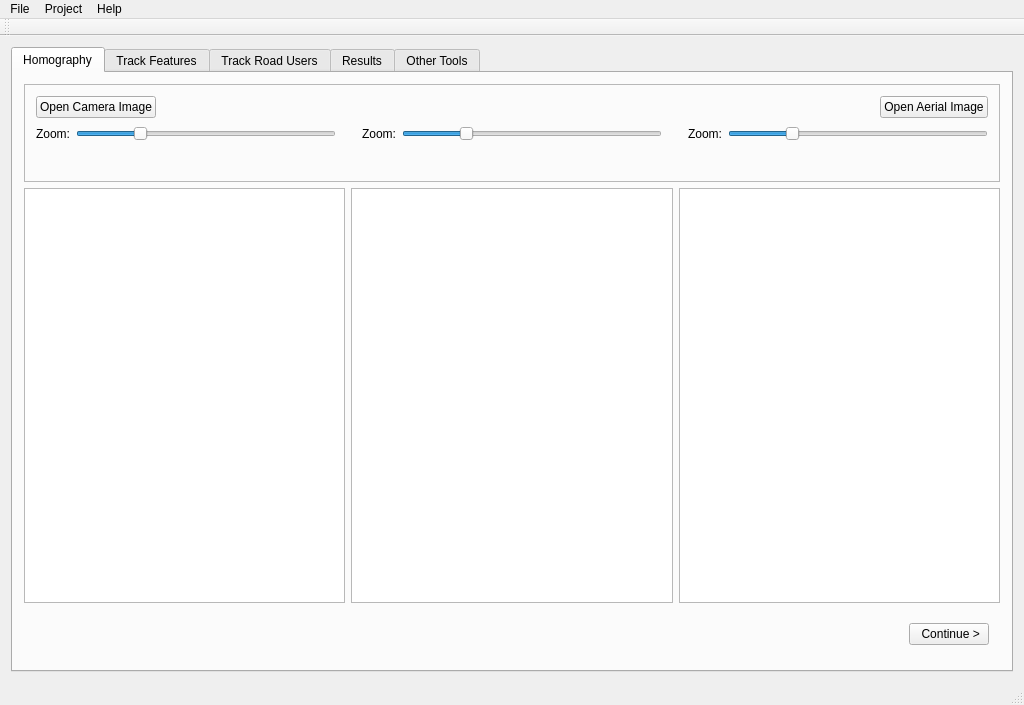
<?xml version="1.0" encoding="UTF-8"?>
<ui version="4.0">
 <class>TransportationSafety</class>
 <widget class="QMainWindow" name="TransportationSafety">
  <property name="geometry">
   <rect>
    <x>0</x>
    <y>0</y>
    <width>1024</width>
    <height>705</height>
   </rect>
  </property>
  <property name="windowTitle">
   <string>Transportation Safety</string>
  </property>
  <widget class="QWidget" name="centralWidget">
   <layout class="QVBoxLayout" name="verticalLayout_2">
    <item>
     <widget class="QTabWidget" name="main_tab_widget">
      <property name="acceptDrops">
       <bool>false</bool>
      </property>
      <property name="autoFillBackground">
       <bool>false</bool>
      </property>
      <property name="tabShape">
       <enum>QTabWidget::Rounded</enum>
      </property>
      <property name="currentIndex">
       <number>0</number>
      </property>
      <property name="elideMode">
       <enum>Qt::ElideNone</enum>
      </property>
      <property name="tabsClosable">
       <bool>false</bool>
      </property>
      <widget class="QWidget" name="tab_homography">
       <attribute name="title">
        <string>Homography</string>
       </attribute>
       <layout class="QVBoxLayout" name="verticalLayout">
        <item>
         <widget class="QFrame" name="control_box">
          <property name="minimumSize">
           <size>
            <width>0</width>
            <height>40</height>
           </size>
          </property>
          <property name="frameShape">
           <enum>QFrame::StyledPanel</enum>
          </property>
          <property name="frameShadow">
           <enum>QFrame::Raised</enum>
          </property>
          <layout class="QVBoxLayout" name="verticalLayout_4">
           <item>
            <layout class="QHBoxLayout" name="open_buttons">
             <item>
              <widget class="QPushButton" name="homography_button_open_camera_image">
               <property name="text">
                <string>Open Camera Image</string>
               </property>
              </widget>
             </item>
             <item>
              <spacer name="homography_open_buttons_hspacer">
               <property name="orientation">
                <enum>Qt::Horizontal</enum>
               </property>
               <property name="sizeHint" stdset="0">
                <size>
                 <width>40</width>
                 <height>20</height>
                </size>
               </property>
              </spacer>
             </item>
             <item>
              <widget class="QPushButton" name="homography_button_open_aerial_image">
               <property name="text">
                <string>Open Aerial Image</string>
               </property>
              </widget>
             </item>
            </layout>
           </item>
           <item>
            <layout class="QHBoxLayout" name="zoom_sliders">
             <item>
              <widget class="QLabel" name="homography_label_zoom_camera_image">
               <property name="text">
                <string>Zoom:</string>
               </property>
              </widget>
             </item>
             <item>
              <widget class="ZoomSlider" name="homography_hslider_zoom_camera_image">
               <property name="minimum">
                <number>10</number>
               </property>
               <property name="maximum">
                <number>400</number>
               </property>
               <property name="pageStep">
                <number>25</number>
               </property>
               <property name="value">
                <number>100</number>
               </property>
               <property name="orientation">
                <enum>Qt::Horizontal</enum>
               </property>
               <property name="tickPosition">
                <enum>QSlider::NoTicks</enum>
               </property>
               <property name="tickInterval">
                <number>0</number>
               </property>
              </widget>
             </item>
             <item>
              <spacer name="homography_zoom_sliders_hspacer0">
               <property name="orientation">
                <enum>Qt::Horizontal</enum>
               </property>
               <property name="sizeType">
                <enum>QSizePolicy::Preferred</enum>
               </property>
               <property name="sizeHint" stdset="0">
                <size>
                 <width>20</width>
                 <height>20</height>
                </size>
               </property>
              </spacer>
             </item>
             <item>
              <widget class="QLabel" name="homography_label_zoom_computed_image">
               <property name="text">
                <string>Zoom:</string>
               </property>
              </widget>
             </item>
             <item>
              <widget class="ZoomSlider" name="homography_hslider_zoom_computed_image">
               <property name="minimum">
                <number>10</number>
               </property>
               <property name="maximum">
                <number>400</number>
               </property>
               <property name="pageStep">
                <number>25</number>
               </property>
               <property name="value">
                <number>100</number>
               </property>
               <property name="orientation">
                <enum>Qt::Horizontal</enum>
               </property>
              </widget>
             </item>
             <item>
              <spacer name="homography_zoom_sliders_hspacer1">
               <property name="orientation">
                <enum>Qt::Horizontal</enum>
               </property>
               <property name="sizeType">
                <enum>QSizePolicy::Minimum</enum>
               </property>
               <property name="sizeHint" stdset="0">
                <size>
                 <width>20</width>
                 <height>20</height>
                </size>
               </property>
              </spacer>
             </item>
             <item>
              <widget class="QLabel" name="homography_label_zoom_aerial_image">
               <property name="text">
                <string>Zoom:</string>
               </property>
              </widget>
             </item>
             <item>
              <widget class="ZoomSlider" name="homography_hslider_zoom_aerial_image">
               <property name="minimum">
                <number>10</number>
               </property>
               <property name="maximum">
                <number>400</number>
               </property>
               <property name="pageStep">
                <number>25</number>
               </property>
               <property name="value">
                <number>100</number>
               </property>
               <property name="orientation">
                <enum>Qt::Horizontal</enum>
               </property>
               <property name="tickPosition">
                <enum>QSlider::NoTicks</enum>
               </property>
              </widget>
             </item>
            </layout>
           </item>
           <item>
            <layout class="QHBoxLayout" name="homography_status_layout">
             <property name="topMargin">
              <number>0</number>
             </property>
             <item>
              <widget class="QLabel" name="homography_camera_status_label">
               <property name="text">
                <string/>
               </property>
              </widget>
             </item>
             <item>
              <spacer name="homography_status_hspacer">
               <property name="orientation">
                <enum>Qt::Horizontal</enum>
               </property>
               <property name="sizeHint" stdset="0">
                <size>
                 <width>40</width>
                 <height>20</height>
                </size>
               </property>
              </spacer>
             </item>
             <item>
              <widget class="QLabel" name="homography_aerial_status_label">
               <property name="text">
                <string/>
               </property>
              </widget>
             </item>
            </layout>
           </item>
          </layout>
         </widget>
        </item>
        <item>
         <layout class="QHBoxLayout" name="homography_layout">
          <item>
           <widget class="HomographyView" name="homography_cameraview">
            <property name="cursor" stdset="0">
             <cursorShape>CrossCursor</cursorShape>
            </property>
            <property name="mouseTracking">
             <bool>true</bool>
            </property>
           </widget>
          </item>
          <item>
           <widget class="QGraphicsView" name="homography_results">
            <property name="cursor" stdset="0">
             <cursorShape>CrossCursor</cursorShape>
            </property>
           </widget>
          </item>
          <item>
           <widget class="HomographyView" name="homography_aerialview">
            <property name="cursor" stdset="0">
             <cursorShape>CrossCursor</cursorShape>
            </property>
            <property name="mouseTracking">
             <bool>true</bool>
            </property>
           </widget>
          </item>
         </layout>
        </item>
        <item>
         <widget class="QWidget" name="homography_flow_control" native="true">
          <property name="minimumSize">
           <size>
            <width>0</width>
            <height>50</height>
           </size>
          </property>
          <layout class="QHBoxLayout" name="horizontalLayout_2">
           <item>
            <spacer name="homography_flow_hspacer">
             <property name="orientation">
              <enum>Qt::Horizontal</enum>
             </property>
             <property name="sizeHint" stdset="0">
              <size>
               <width>40</width>
               <height>20</height>
              </size>
             </property>
            </spacer>
           </item>
           <item>
            <widget class="QLabel" name="homography_label_notification">
             <property name="font">
              <font>
               <weight>75</weight>
               <bold>true</bold>
              </font>
             </property>
             <property name="text">
              <string/>
             </property>
            </widget>
           </item>
           <item>
            <spacer name="horizontalSpacer">
             <property name="orientation">
              <enum>Qt::Horizontal</enum>
             </property>
             <property name="sizeHint" stdset="0">
              <size>
               <width>40</width>
               <height>20</height>
              </size>
             </property>
            </spacer>
           </item>
           <item>
            <widget class="QPushButton" name="homography_continue_button">
             <property name="focusPolicy">
              <enum>Qt::ClickFocus</enum>
             </property>
             <property name="text">
              <string> Continue &gt;</string>
             </property>
            </widget>
           </item>
          </layout>
         </widget>
        </item>
       </layout>
      </widget>
      <widget class="QWidget" name="tab_features">
       <attribute name="title">
        <string>Track Features</string>
       </attribute>
       <layout class="QVBoxLayout" name="verticalLayout_3">
        <item>
         <layout class="QGridLayout" name="gridLayout">
          <item row="0" column="1">
           <widget class="QScrollArea" name="feature_tracking_parameter_area">
            <property name="sizePolicy">
             <sizepolicy hsizetype="Preferred" vsizetype="Expanding">
              <horstretch>0</horstretch>
              <verstretch>0</verstretch>
             </sizepolicy>
            </property>
            <property name="widgetResizable">
             <bool>true</bool>
            </property>
            <widget class="QWidget" name="feature_tracking_parameter_widget">
             <property name="geometry">
              <rect>
               <x>0</x>
               <y>0</y>
               <width>486</width>
               <height>465</height>
              </rect>
             </property>
            </widget>
           </widget>
          </item>
          <item row="0" column="0" rowspan="2">
           <widget class="QWidget" name="feature_tracking_video_widget" native="true">
            <property name="sizePolicy">
             <sizepolicy hsizetype="Preferred" vsizetype="Preferred">
              <horstretch>0</horstretch>
              <verstretch>0</verstretch>
             </sizepolicy>
            </property>
           </widget>
          </item>
          <item row="1" column="1">
           <widget class="QWidget" name="feature_tracking_run_panel" native="true">
            <layout class="QHBoxLayout" name="horizontalLayout_6">
             <item>
              <widget class="QProgressBar" name="feature_tracking_run_test_progress">
               <property name="sizePolicy">
                <sizepolicy hsizetype="Preferred" vsizetype="Fixed">
                 <horstretch>0</horstretch>
                 <verstretch>0</verstretch>
                </sizepolicy>
               </property>
               <property name="value">
                <number>0</number>
               </property>
               <property name="orientation">
                <enum>Qt::Horizontal</enum>
               </property>
               <property name="invertedAppearance">
                <bool>false</bool>
               </property>
               <property name="format">
                <string>%p%</string>
               </property>
              </widget>
             </item>
             <item>
              <widget class="QPushButton" name="button_feature_tracking_test">
               <property name="text">
                <string>Test on Sample</string>
               </property>
              </widget>
             </item>
             <item>
              <widget class="QPushButton" name="button_feature_tracking_run">
               <property name="text">
                <string>Run</string>
               </property>
              </widget>
             </item>
            </layout>
           </widget>
          </item>
         </layout>
        </item>
        <item>
         <widget class="QFrame" name="feature_tracking_flow_control">
          <property name="minimumSize">
           <size>
            <width>0</width>
            <height>50</height>
           </size>
          </property>
          <property name="frameShape">
           <enum>QFrame::StyledPanel</enum>
          </property>
          <property name="frameShadow">
           <enum>QFrame::Raised</enum>
          </property>
          <layout class="QHBoxLayout" name="horizontalLayout_3">
           <item>
            <widget class="QPushButton" name="feature_tracking_back_button">
             <property name="text">
              <string>&lt; Homography</string>
             </property>
            </widget>
           </item>
           <item>
            <spacer name="feature_tracking_flow_hspacer">
             <property name="orientation">
              <enum>Qt::Horizontal</enum>
             </property>
             <property name="sizeHint" stdset="0">
              <size>
               <width>40</width>
               <height>20</height>
              </size>
             </property>
            </spacer>
           </item>
           <item>
            <widget class="QPushButton" name="feature_tracking_continue_button">
             <property name="text">
              <string> Continue &gt;</string>
             </property>
            </widget>
           </item>
          </layout>
         </widget>
        </item>
       </layout>
      </widget>
      <widget class="QWidget" name="tab_roadusers">
       <property name="font">
        <font>
         <pointsize>17</pointsize>
        </font>
       </property>
       <attribute name="title">
        <string>Track Road Users</string>
       </attribute>
       <layout class="QVBoxLayout" name="verticalLayout_6">
        <item>
         <layout class="QVBoxLayout" name="object_tracking_placeholder">
          <item>
           <widget class="QLabel" name="label_object_tracking_msg">
            <property name="frameShape">
             <enum>QFrame::StyledPanel</enum>
            </property>
            <property name="lineWidth">
             <number>1</number>
            </property>
            <property name="text">
             <string>This wIll look very similar to &quot;Track Features&quot;.</string>
            </property>
            <property name="textFormat">
             <enum>Qt::AutoText</enum>
            </property>
            <property name="scaledContents">
             <bool>false</bool>
            </property>
            <property name="alignment">
             <set>Qt::AlignCenter</set>
            </property>
           </widget>
          </item>
         </layout>
        </item>
       </layout>
      </widget>
      <widget class="QWidget" name="tab_results">
       <attribute name="title">
        <string>Results</string>
       </attribute>
       <layout class="QVBoxLayout" name="verticalLayout_5">
        <item>
         <layout class="QGridLayout" name="results_grid">
          <item row="1" column="1">
           <widget class="QLabel" name="results_label3">
            <property name="text">
             <string>Look at all the glorious data!</string>
            </property>
            <property name="alignment">
             <set>Qt::AlignCenter</set>
            </property>
           </widget>
          </item>
          <item row="1" column="0">
           <widget class="QLabel" name="results_label4">
            <property name="text">
             <string>More data</string>
            </property>
            <property name="alignment">
             <set>Qt::AlignCenter</set>
            </property>
           </widget>
          </item>
          <item row="0" column="1">
           <widget class="QWidget" name="results_plot_widget1" native="true">
            <layout class="QVBoxLayout" name="verticalLayout_8">
             <item>
              <layout class="QVBoxLayout" name="results_plot_layout1"/>
             </item>
            </layout>
           </widget>
          </item>
          <item row="0" column="0">
           <layout class="QVBoxLayout" name="results_plot_layout2"/>
          </item>
         </layout>
        </item>
       </layout>
      </widget>
      <widget class="QWidget" name="tab_other_tools">
       <attribute name="title">
        <string>Other Tools</string>
       </attribute>
      </widget>
     </widget>
    </item>
   </layout>
  </widget>
  <widget class="QMenuBar" name="menuBar">
   <property name="geometry">
    <rect>
     <x>0</x>
     <y>0</y>
     <width>1024</width>
     <height>25</height>
    </rect>
   </property>
   <widget class="QMenu" name="menuTraffic_Analysis">
    <property name="title">
     <string>File</string>
    </property>
    <addaction name="actionOpen_Project"/>
   </widget>
   <widget class="QMenu" name="menuProject">
    <property name="title">
     <string>Project</string>
    </property>
    <widget class="QMenu" name="menuHomography_2">
     <property name="title">
      <string>Homography</string>
     </property>
     <addaction name="actionAdd_Replace_Aerial_Image"/>
     <addaction name="actionAdd_Replace_Camera_Image"/>
     <addaction name="separator"/>
     <addaction name="actionCompute_Homography_Performance"/>
     <addaction name="actionAcquire_Aerial_Image"/>
    </widget>
    <addaction name="actionAdd_Replace_Video"/>
    <addaction name="menuHomography_2"/>
    <addaction name="actionFeature_Tracking"/>
    <addaction name="actionRoad_User_Tracking"/>
   </widget>
   <widget class="QMenu" name="menuHelp">
    <property name="title">
     <string>Help</string>
    </property>
    <addaction name="actionUser_s_Guide"/>
    <addaction name="actionAbout"/>
   </widget>
   <addaction name="menuTraffic_Analysis"/>
   <addaction name="menuProject"/>
   <addaction name="menuHelp"/>
  </widget>
  <widget class="QToolBar" name="mainToolBar">
   <attribute name="toolBarArea">
    <enum>TopToolBarArea</enum>
   </attribute>
   <attribute name="toolBarBreak">
    <bool>false</bool>
   </attribute>
  </widget>
  <widget class="QStatusBar" name="statusBar"/>
  <action name="actionOpen_Project">
   <property name="text">
    <string>Open Project</string>
   </property>
   <property name="shortcut">
    <string>Ctrl+O</string>
   </property>
  </action>
  <action name="actionAdd_Replace_Video">
   <property name="text">
    <string>Video</string>
   </property>
  </action>
  <action name="actionFeature_Tracking">
   <property name="text">
    <string>Feature Tracking</string>
   </property>
  </action>
  <action name="actionRoad_User_Tracking">
   <property name="text">
    <string>Road-User Tracking</string>
   </property>
  </action>
  <action name="actionLoad_Image">
   <property name="text">
    <string>Load Image</string>
   </property>
   <property name="shortcut">
    <string>Ctrl+I</string>
   </property>
  </action>
  <action name="actionAdd_Replace_Aerial_Image">
   <property name="text">
    <string>Add/Replace Aerial Image</string>
   </property>
  </action>
  <action name="actionAdd_Replace_Camera_Image">
   <property name="text">
    <string>Add/Replace Camera Image</string>
   </property>
  </action>
  <action name="actionCompute_Homography_Performance">
   <property name="text">
    <string>Compute Homography Performance</string>
   </property>
  </action>
  <action name="actionAcquire_Aerial_Image">
   <property name="text">
    <string>Acquire Aerial Image</string>
   </property>
  </action>
  <action name="actionUser_s_Guide">
   <property name="text">
    <string>User's Guide</string>
   </property>
  </action>
  <action name="actionAbout">
   <property name="text">
    <string>About</string>
   </property>
  </action>
 </widget>
 <layoutdefault spacing="6" margin="11"/>
 <customwidgets>
  <customwidget>
   <class>ZoomSlider</class>
   <extends>QSlider</extends>
   <header>custom/zoomslider.h</header>
  </customwidget>
  <customwidget>
   <class>HomographyView</class>
   <extends>QGraphicsView</extends>
   <header>custom/homography.h</header>
  </customwidget>
 </customwidgets>
 <resources/>
 <connections/>
</ui>
